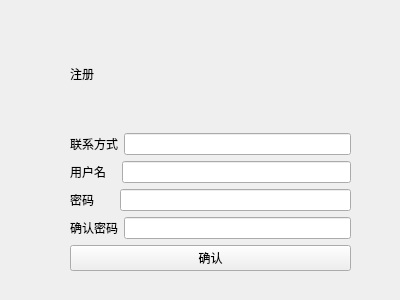
<?xml version="1.0" encoding="UTF-8"?>
<ui version="4.0">
 <class>SignUp</class>
 <widget class="QWidget" name="SignUp">
  <property name="geometry">
   <rect>
    <x>0</x>
    <y>0</y>
    <width>400</width>
    <height>300</height>
   </rect>
  </property>
  <property name="windowTitle">
   <string>Form</string>
  </property>
  <widget class="QWidget" name="">
   <property name="geometry">
    <rect>
     <x>70</x>
     <y>20</y>
     <width>281</width>
     <height>251</height>
    </rect>
   </property>
   <layout class="QVBoxLayout" name="verticalLayout">
    <item>
     <widget class="QLabel" name="label">
      <property name="text">
       <string>注册</string>
      </property>
     </widget>
    </item>
    <item>
     <layout class="QHBoxLayout" name="horizontalLayout">
      <item>
       <widget class="QLabel" name="label_6">
        <property name="text">
         <string>联系方式</string>
        </property>
       </widget>
      </item>
      <item>
       <widget class="QLineEdit" name="phoneNumber"/>
      </item>
     </layout>
    </item>
    <item>
     <layout class="QHBoxLayout" name="horizontalLayout_2">
      <item>
       <widget class="QLabel" name="label_2">
        <property name="text">
         <string>用户名   </string>
        </property>
       </widget>
      </item>
      <item>
       <widget class="QLineEdit" name="name"/>
      </item>
     </layout>
    </item>
    <item>
     <layout class="QHBoxLayout" name="horizontalLayout_3">
      <item>
       <widget class="QLabel" name="label_3">
        <property name="text">
         <string>密码      </string>
        </property>
       </widget>
      </item>
      <item>
       <widget class="QLineEdit" name="password"/>
      </item>
     </layout>
    </item>
    <item>
     <layout class="QHBoxLayout" name="horizontalLayout_4">
      <item>
       <widget class="QLabel" name="label_4">
        <property name="text">
         <string>确认密码</string>
        </property>
       </widget>
      </item>
      <item>
       <widget class="QLineEdit" name="password1"/>
      </item>
     </layout>
    </item>
    <item>
     <widget class="QPushButton" name="pushButton">
      <property name="text">
       <string>确认</string>
      </property>
     </widget>
    </item>
   </layout>
  </widget>
 </widget>
 <resources/>
 <connections/>
</ui>
